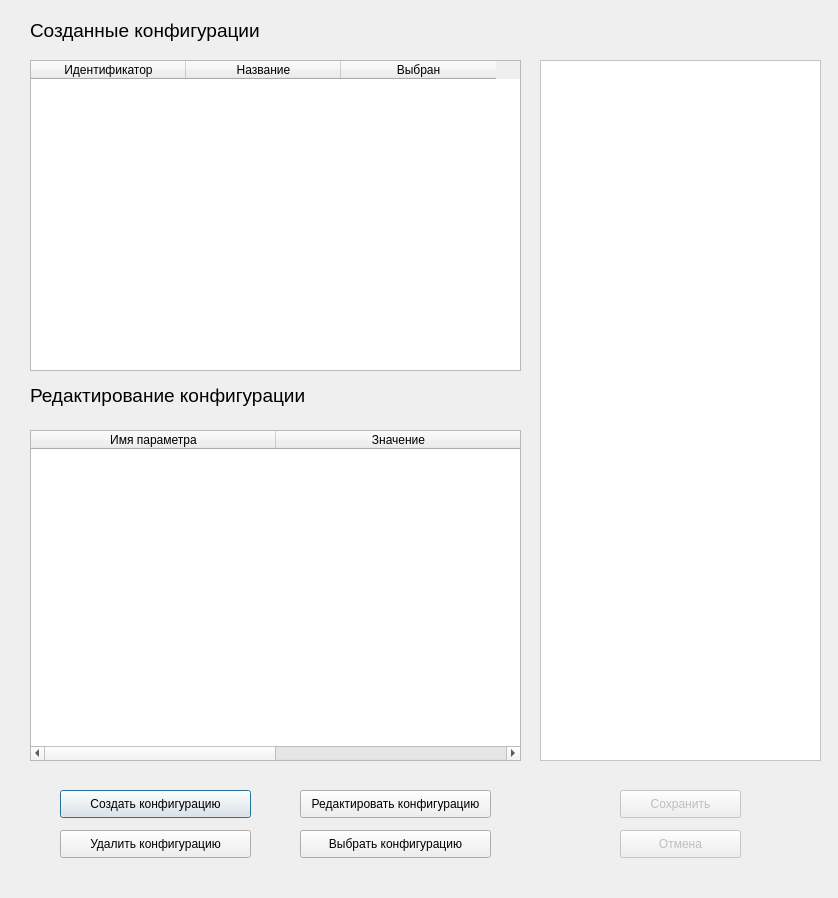
<?xml version="1.0" encoding="UTF-8"?>
<ui version="4.0">
 <class>Dialog</class>
 <widget class="QDialog" name="Dialog">
  <property name="geometry">
   <rect>
    <x>0</x>
    <y>0</y>
    <width>838</width>
    <height>898</height>
   </rect>
  </property>
  <property name="windowTitle">
   <string>Dialog</string>
  </property>
  <widget class="QTableWidget" name="tbl_editParams">
   <property name="geometry">
    <rect>
     <x>30</x>
     <y>430</y>
     <width>491</width>
     <height>331</height>
    </rect>
   </property>
   <property name="showGrid">
    <bool>true</bool>
   </property>
   <property name="sortingEnabled">
    <bool>false</bool>
   </property>
   <attribute name="horizontalHeaderVisible">
    <bool>true</bool>
   </attribute>
   <attribute name="horizontalHeaderCascadingSectionResizes">
    <bool>true</bool>
   </attribute>
   <attribute name="horizontalHeaderDefaultSectionSize">
    <number>245</number>
   </attribute>
   <column>
    <property name="text">
     <string>Имя параметра</string>
    </property>
   </column>
   <column>
    <property name="text">
     <string>Значение</string>
    </property>
   </column>
  </widget>
  <widget class="QLabel" name="label">
   <property name="geometry">
    <rect>
     <x>30</x>
     <y>15</y>
     <width>281</width>
     <height>31</height>
    </rect>
   </property>
   <property name="font">
    <font>
     <pointsize>14</pointsize>
    </font>
   </property>
   <property name="text">
    <string>Созданные конфигурации</string>
   </property>
  </widget>
  <widget class="QLabel" name="label_2">
   <property name="geometry">
    <rect>
     <x>30</x>
     <y>380</y>
     <width>341</width>
     <height>31</height>
    </rect>
   </property>
   <property name="font">
    <font>
     <pointsize>14</pointsize>
    </font>
   </property>
   <property name="text">
    <string>Редактирование конфигурации</string>
   </property>
  </widget>
  <widget class="QPushButton" name="btn_createConfig">
   <property name="geometry">
    <rect>
     <x>60</x>
     <y>790</y>
     <width>191</width>
     <height>28</height>
    </rect>
   </property>
   <property name="text">
    <string>Создать конфигурацию</string>
   </property>
  </widget>
  <widget class="QPushButton" name="btn_editConfig">
   <property name="geometry">
    <rect>
     <x>300</x>
     <y>790</y>
     <width>191</width>
     <height>28</height>
    </rect>
   </property>
   <property name="text">
    <string>Редактировать конфигурацию</string>
   </property>
  </widget>
  <widget class="QPushButton" name="btn_deleteConfig">
   <property name="geometry">
    <rect>
     <x>60</x>
     <y>830</y>
     <width>191</width>
     <height>28</height>
    </rect>
   </property>
   <property name="text">
    <string>Удалить конфигурацию</string>
   </property>
  </widget>
  <widget class="QPushButton" name="btn_selectConfig">
   <property name="geometry">
    <rect>
     <x>300</x>
     <y>830</y>
     <width>191</width>
     <height>28</height>
    </rect>
   </property>
   <property name="text">
    <string>Выбрать конфигурацию</string>
   </property>
  </widget>
  <widget class="QPlainTextEdit" name="te_infobox">
   <property name="enabled">
    <bool>true</bool>
   </property>
   <property name="geometry">
    <rect>
     <x>540</x>
     <y>60</y>
     <width>281</width>
     <height>701</height>
    </rect>
   </property>
   <property name="font">
    <font>
     <pointsize>12</pointsize>
    </font>
   </property>
   <property name="styleSheet">
    <string notr="true">background: rgb(255, 255, 255)</string>
   </property>
  </widget>
  <widget class="QPushButton" name="btn_save">
   <property name="enabled">
    <bool>false</bool>
   </property>
   <property name="geometry">
    <rect>
     <x>620</x>
     <y>790</y>
     <width>121</width>
     <height>28</height>
    </rect>
   </property>
   <property name="text">
    <string>Сохранить</string>
   </property>
  </widget>
  <widget class="QPushButton" name="btn_cancel">
   <property name="enabled">
    <bool>false</bool>
   </property>
   <property name="geometry">
    <rect>
     <x>620</x>
     <y>830</y>
     <width>121</width>
     <height>28</height>
    </rect>
   </property>
   <property name="text">
    <string>Отмена</string>
   </property>
  </widget>
  <widget class="QTableWidget" name="tbl_existingConfs">
   <property name="enabled">
    <bool>true</bool>
   </property>
   <property name="geometry">
    <rect>
     <x>30</x>
     <y>60</y>
     <width>491</width>
     <height>311</height>
    </rect>
   </property>
   <property name="showGrid">
    <bool>true</bool>
   </property>
   <property name="sortingEnabled">
    <bool>false</bool>
   </property>
   <attribute name="horizontalHeaderVisible">
    <bool>true</bool>
   </attribute>
   <attribute name="horizontalHeaderCascadingSectionResizes">
    <bool>true</bool>
   </attribute>
   <attribute name="horizontalHeaderDefaultSectionSize">
    <number>155</number>
   </attribute>
   <column>
    <property name="text">
     <string>Идентификатор</string>
    </property>
   </column>
   <column>
    <property name="text">
     <string>Название</string>
    </property>
   </column>
   <column>
    <property name="text">
     <string>Выбран</string>
    </property>
   </column>
  </widget>
 </widget>
 <resources/>
 <connections/>
</ui>
